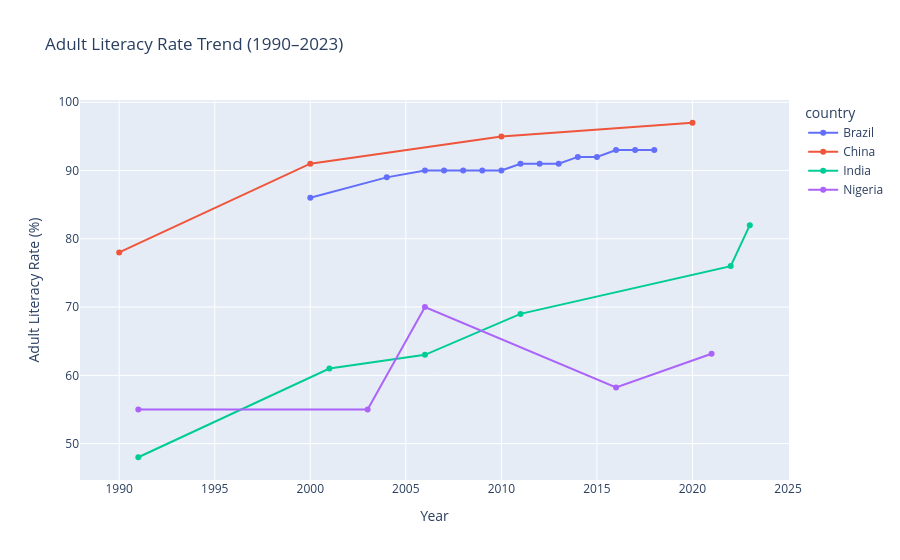

Notebook code cell kept with this figure:
### Code cell
# ── Line Plot: Literacy Trend for Selected Countries 

import plotly.express as px

countries = ['India', 'China', 'Brazil', 'Nigeria', 'United States', 'Germany']

# Detect correct column name automatically
adult_col = [c for c in df_literacy.columns if 'adult' in c.lower()][0]

# Filter data
trend_df = (
    df_literacy[df_literacy['country'].isin(countries)]
    .dropna(subset=[adult_col])
)

# Plot
fig = px.line(
    trend_df,
    x='year',
    y=adult_col,
    color='country',
    title='Adult Literacy Rate Trend (1990–2023)',
    labels={
        adult_col: 'Adult Literacy Rate (%)',
        'year': 'Year'
    },
    markers=True
)

fig.show()

### Figure 1 — Plotly figure (JSON) as saved in the notebook; plotly's stock layout.template omitted (floating-point values rounded to 4 significant figures)
{"data": [{"hovertemplate": "country=Brazil<br>Year=%{x}<br>Adult Literacy Rate (%)=%{y}<extra></extra>", "legendgroup": "Brazil", "line": {"color": "#636efa", "dash": "solid"}, "marker": {"symbol": "circle"}, "mode": "lines+markers", "name": "Brazil", "orientation": "v", "showlegend": true, "type": "scatter", "x": [2000, 2004, 2006, 2007, 2008, 2009, 2010, 2011, 2012, 2013, 2014, 2015, 2016, 2017, 2018], "xaxis": "x", "y": [86, 89, 90, 90, 90, 90, 90, 91, 91, 91, 92, 92, 93, 93, 93], "yaxis": "y"}, {"hovertemplate": "country=China<br>Year=%{x}<br>Adult Literacy Rate (%)=%{y}<extra></extra>", "legendgroup": "China", "line": {"color": "#EF553B", "dash": "solid"}, "marker": {"symbol": "circle"}, "mode": "lines+markers", "name": "China", "orientation": "v", "showlegend": true, "type": "scatter", "x": [1990, 2000, 2010, 2020], "xaxis": "x", "y": [78, 91, 95, 97], "yaxis": "y"}, {"hovertemplate": "country=India<br>Year=%{x}<br>Adult Literacy Rate (%)=%{y}<extra></extra>", "legendgroup": "India", "line": {"color": "#00cc96", "dash": "solid"}, "marker": {"symbol": "circle"}, "mode": "lines+markers", "name": "India", "orientation": "v", "showlegend": true, "type": "scatter", "x": [1991, 2001, 2006, 2011, 2022, 2023], "xaxis": "x", "y": [48, 61, 63, 69, 76, 82], "yaxis": "y"}, {"hovertemplate": "country=Nigeria<br>Year=%{x}<br>Adult Literacy Rate (%)=%{y}<extra></extra>", "legendgroup": "Nigeria", "line": {"color": "#ab63fa", "dash": "solid"}, "marker": {"symbol": "circle"}, "mode": "lines+markers", "name": "Nigeria", "orientation": "v", "showlegend": true, "type": "scatter", "x": [1991, 2003, 2006, 2016, 2021], "xaxis": "x", "y": [55, 55, 70, 58.22, 63.16], "yaxis": "y"}], "layout": {"legend": {"title": {"text": "country"}, "tracegroupgap": 0}, "title": {"text": "Adult Literacy Rate Trend (1990–2023)"}, "xaxis": {"anchor": "y", "domain": [0, 1], "title": {"text": "Year"}}, "yaxis": {"anchor": "x", "domain": [0, 1], "title": {"text": "Adult Literacy Rate (%)"}}}}
